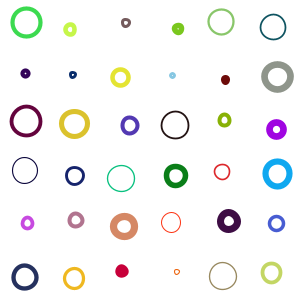
Frame 1 (no input)
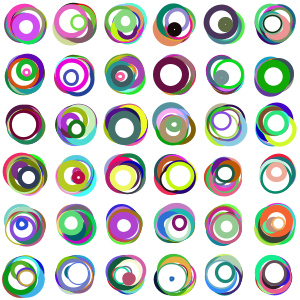
Frame 60 (the mouse pressed at the canvas centre just before this capture)
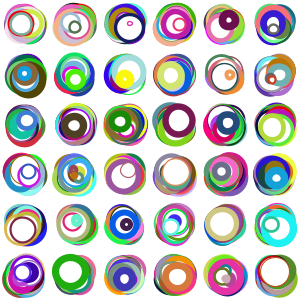
Frame 120 (the mouse held since frame 60 and released just before this capture)

The Processing sketch that drew these frames (run headless with seeded random() and noise(); from frame 60 on, the mouse is pressed at the canvas centre):

// Processing sketch: processing_19342
// ── processing_19342.pde

void setup() {
size(300,300);
ellipseMode(CENTER);
background(255,255,255);
}

void elli(float x, float y,float z) {
  stroke(random(255),random(255),random(255));
  strokeWeight(random(1,8));
  ellipse(x,y,z,z);
  }


void draw() {
for(int a=0;a<width/5;a++){
  for(int b=0;b<height/5;b++){
    elli(random(10)+a*50+20,random(10)+b*50+20,random(3,30));
  }
}


}

  
